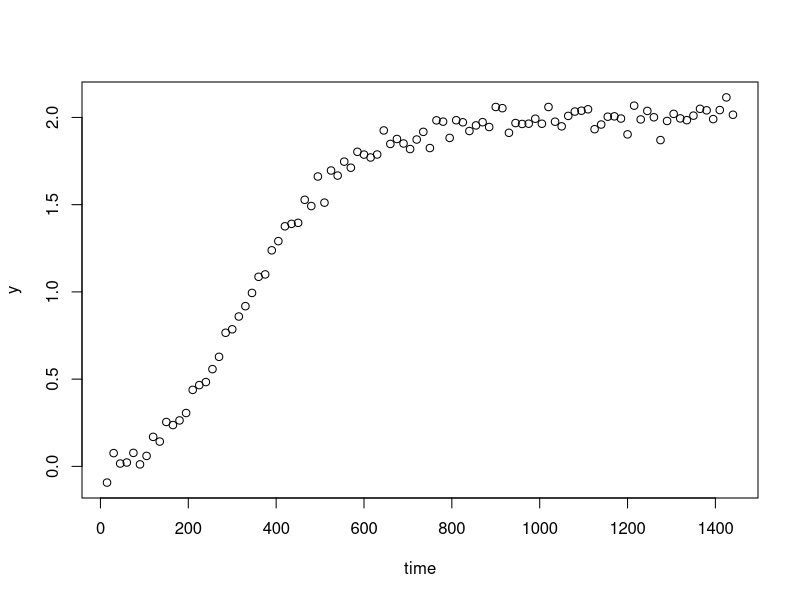

The R source for this figure: (Note: this script raises an error after producing the figure.)
## ---- chunk 1
knitr::opts_chunk$set(
  collapse = TRUE,
  comment = "#>"
)
## ---- chunk 2
# library(tidyverse)
# library(recipes)
## ---- chunk 3
#' The function calculates the values of the Gompertz growth curve for given time points.
#'
#' @param time Time points (x-axes) for which the function values will be returned.
#' @param A Maximum of the curve.
#' @param mu Maximum slope.
#' @param lambda Lag phase
grofit_gompertz <- function (time, A, mu, lambda) {
    A * exp(-exp(mu * exp(1) * (lambda - time) / A + 1.0))
}
## ---- chunk 4
time <- 1:96 * 15
y <- grofit_gompertz(time, A = 2, mu = 0.005, lambda = max(time) * 0.1) + rnorm(96,mean = 0.01, sd = 0.05)
data <- data.frame(time, y)
plot(data)
## ---- chunk 5
data <- data$y
time <- time
formula <- y ~ grofit_gompertz(time, A, mu, lambda)
fit <- nls(formula, 
           data = data,
           start = list(A = 1, mu = 0.01, lambda = 120))
plot(fit)
coef(fit)
coef(summary(fit))
broom::tidy(fit)
broom::glance(fit)
broom::augment(fit) %>% 
  ggplot(aes(x = time)) + 
  geom_point(aes(y = y)) +
  geom_line(aes(y = .fitted), color = 'blue')

broom::augment(fit) %>% 
  ggplot(aes(x = .fitted, y = .resid)) + 
  geom_point() + 
  geom_smooth(method = 'lm')

